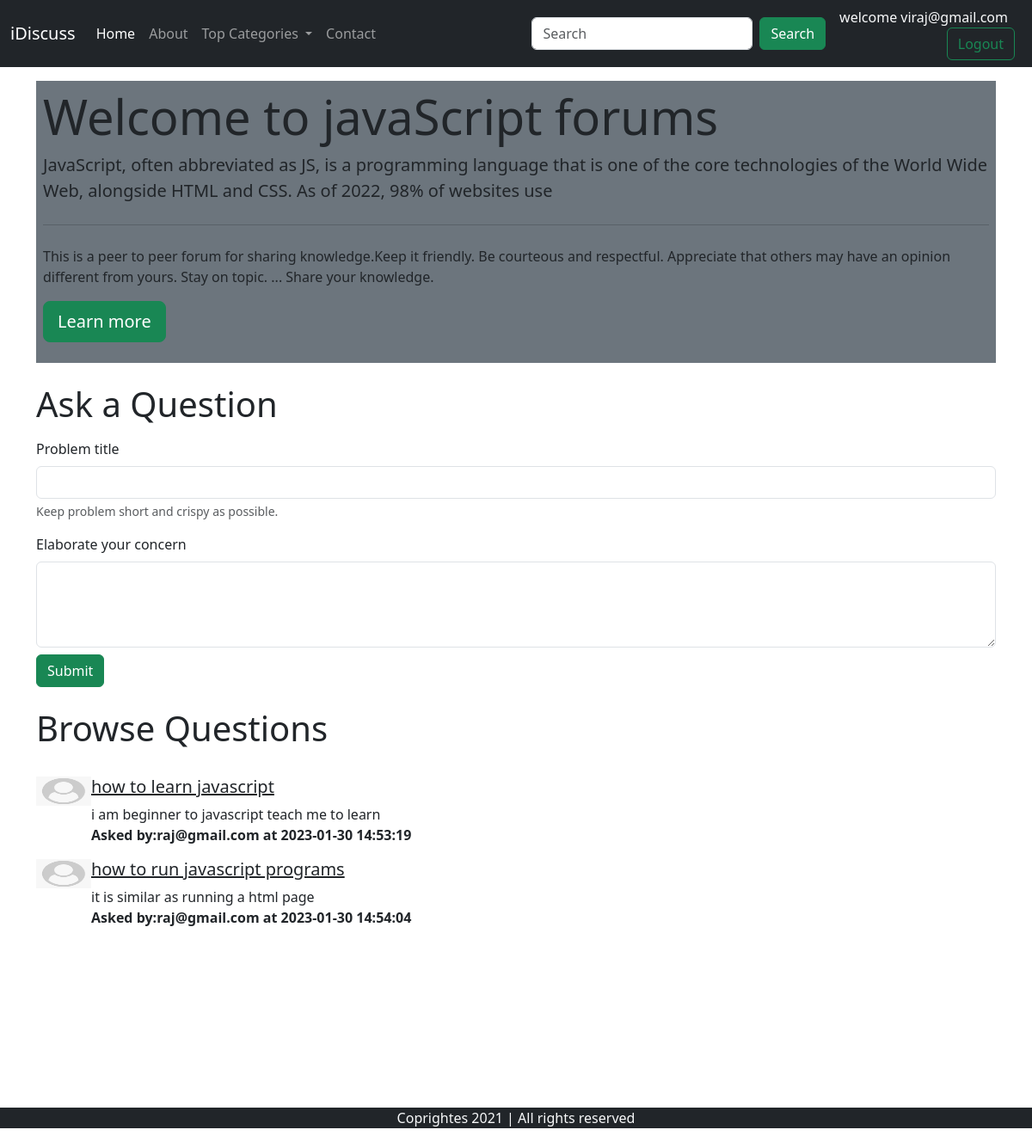
/threadlist.php?catid=2 (signed in), run on the app's committed database.
### tables this page shows
CREATE TABLE `categories` (
  `category_id` int(10) NOT NULL,
  `category_name` varchar(255) NOT NULL,
  `category_description` varchar(255) NOT NULL,
  `created` datetime NOT NULL DEFAULT current_timestamp()
);

CREATE TABLE `thread` (
  `thread_id` int(7) NOT NULL,
  `thread_title` varchar(255) NOT NULL,
  `thread_description` text NOT NULL,
  `thread_cat_id` int(7) NOT NULL,
  `thread_user_id` int(7) NOT NULL,
  `timestamp` datetime NOT NULL DEFAULT current_timestamp()
);

CREATE TABLE `users` (
  `sno` int(10) NOT NULL,
  `user_email` varchar(30) NOT NULL,
  `user_pass` varchar(255) NOT NULL,
  `timestamp` datetime NOT NULL DEFAULT current_timestamp()
);

### threadlist.php (the view, shortened to what this page needs)
<!doctype html>
<html lang="en">
<head>
    <link href="https://cdn.jsdelivr.net/npm/bootstrap@5.3.0-alpha1/dist/css/bootstrap.min.css" rel="stylesheet"
>
</head>
<body>
    <?php include 'partials/_dbconnect.php';?>
    <?php include 'partials/_header.php';?>
    <?php
      $id=$_GET['catid'];
      $sql="Select * from categories where category_id=$id";
      $result=mysqli_query($conn,$sql);
      while($row=mysqli_fetch_assoc($result)){
      $catname=$row['category_name'];
      $catdesc=$row['category_description'];
    }
    ?>
    <div class="container">
        <div class="jumbotron bg-secondary my-3 py-2 px-2">
            <h1 class="display-4">Welcome to <?php echo $catname; ?> forums</h1>
            <p class="lead"><?php echo $catdesc; ?></p>
            <hr class="my-4">
            <p>This is a peer to peer forum for sharing knowledge.Keep it friendly.
                Be courteous and respectful. Appreciate that others may have an opinion different from yours.
                Stay on topic. ...
                Share your knowledge.</p>
            <p class="lead">
                <a class="btn btn-success btn-lg" href="#" role="button">Learn more</a>
            </p>
        </div>
    </div>
    <?php
    if(isset($_SESSION['loggedin'])&&$_SESSION['loggedin']=="true"){
        echo '<div class="container">
        <h1 class="py-2">Ask a Question</h1>
        <form action="'. $_SERVER['REQUEST_URI'].'" method="post">
            <div class="mb-3">
                <label for="exampleInputEmail1" class="form-label">Problem title</label>
                <input type="text" class="form-control" id="title" name="title" aria-describedby="emailHelp">
                <div id="emailHelp" class="form-text">Keep problem short and crispy as possible.</div>
            </div>
            <div class="form-group-3">
                <label for="description" class="form-label">Elaborate your concern</label>
                <textarea class="form-control" id="description" name="description" style="height: 100px"></textarea>
            </div>
            <button type="submit" class="btn btn-success my-2">Submit</button>
        </form>
    </div>';
    }
    else{
        echo '<div class="container">
        <h1 class="py-2">Ask a Question</h1>
                    <p class="lead">You are not logged in .Please login to be able to start a discusiion</p>
               </div>';
    }
    ?>
    <div class="container" id="ques">
        <h1 class="py-3">Browse Questions</h1>
        <?php
      $id=$_GET['catid'];
      $sql="Select * from thread where thread_cat_id=$id";
      $result=mysqli_query($conn,$sql);
      while($row=mysqli_fetch_assoc($result)){
      $id=$row['thread_id'];
      $title=$row['thread_title'];
      $desc=$row['thread_description'];
      $thread_time=$row['timestamp'];
      $thread_user_id=$row['thread_user_id'];
      $sql2="select user_email from users where sno='$thread_user_id'";
      $result2=mysqli_query($conn,$sql2);
      $row2=mysqli_fetch_assoc($result2);
        echo '<div class="media d-flex my-3 " >
            <img class="mr-3" src="img/userdefault.png" alt="Generic placeholder image" width="64px" height="34px">
            <div class="media-body">
                <h5 class="mt-0"><a href="thread.php?threadid='.$id.'" class="text-dark">'.$title.'</a></h5>
                '.$desc.' <p class="fw-bold my-0">Asked by:'.$row2['user_email'].' at '.$thread_time.'</p>
            </div>
        </div>';
    }
    ?>
    </div>
    <?php include 'partials/_footer.php';?>
</body>
</html>

### threadlist.php (style rules this page uses)
#ques { min-height: 433px; }

### data on the page
categories: category_name "javaScript", category_description "JavaScript, often abbreviated as JS, is a programming language that is one of the core technologies of the World Wide Web, alongside HTML and CSS. As of 2022, 98% of websites use"
thread: thread_title "how to learn javascript", thread_description "i am beginner to javascript teach me to learn", users.user_email "raj@gmail.com", timestamp "2023-01-30 14:53:19"
thread: thread_title "how to run javascript programs", thread_description "it is similar as running a html page", users.user_email "raj@gmail.com", timestamp "2023-01-30 14:54:04"

### other printed values
$_SESSION['useremail'] "viraj@gmail.com"
